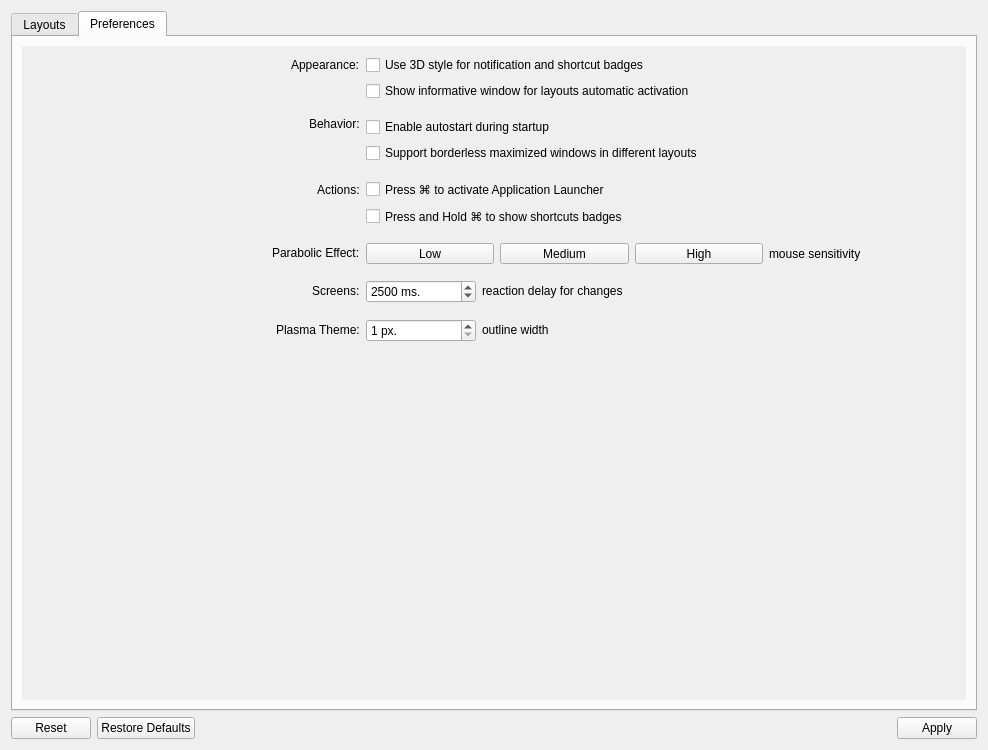
<?xml version="1.0" encoding="UTF-8"?>
<ui version="4.0">
 <class>SettingsDialog</class>
 <widget class="QDialog" name="SettingsDialog">
  <property name="geometry">
   <rect>
    <x>0</x>
    <y>0</y>
    <width>988</width>
    <height>750</height>
   </rect>
  </property>
  <property name="sizePolicy">
   <sizepolicy hsizetype="Preferred" vsizetype="Preferred">
    <horstretch>0</horstretch>
    <verstretch>0</verstretch>
   </sizepolicy>
  </property>
  <property name="minimumSize">
   <size>
    <width>500</width>
    <height>0</height>
   </size>
  </property>
  <property name="windowTitle">
   <string comment="latte settings window">Settings</string>
  </property>
  <layout class="QVBoxLayout" name="verticalLayout_2">
   <item>
    <widget class="QTabWidget" name="tabWidget">
     <property name="currentIndex">
      <number>1</number>
     </property>
     <widget class="QWidget" name="layoutsTab">
      <attribute name="title">
       <string>Layouts</string>
      </attribute>
      <layout class="QHBoxLayout" name="horizontalLayout">
       <item>
        <layout class="QVBoxLayout" name="verticalLayout_3">
         <item>
          <layout class="QHBoxLayout" name="horizontalLayout_3">
           <item>
            <spacer name="horizontalSpacer">
             <property name="orientation">
              <enum>Qt::Horizontal</enum>
             </property>
             <property name="sizeHint" stdset="0">
              <size>
               <width>40</width>
               <height>20</height>
              </size>
             </property>
            </spacer>
           </item>
           <item>
            <widget class="QToolButton" name="singleToolBtn">
             <property name="sizePolicy">
              <sizepolicy hsizetype="Fixed" vsizetype="Fixed">
               <horstretch>0</horstretch>
               <verstretch>0</verstretch>
              </sizepolicy>
             </property>
             <property name="toolTip">
              <string>Only one layout can be present in memory at all cases</string>
             </property>
             <property name="text">
              <string comment="single layout">Single Layout</string>
             </property>
             <property name="checkable">
              <bool>true</bool>
             </property>
            </widget>
           </item>
           <item>
            <widget class="QToolButton" name="multipleToolBtn">
             <property name="toolTip">
              <string>Multiple layouts can be present and active in memory at the same time</string>
             </property>
             <property name="text">
              <string comment="multiple layouts">Multiple Layouts</string>
             </property>
             <property name="checkable">
              <bool>true</bool>
             </property>
             <property name="checked">
              <bool>false</bool>
             </property>
            </widget>
           </item>
           <item>
            <spacer name="horizontalSpacer_2">
             <property name="orientation">
              <enum>Qt::Horizontal</enum>
             </property>
             <property name="sizeHint" stdset="0">
              <size>
               <width>40</width>
               <height>20</height>
              </size>
             </property>
            </spacer>
           </item>
          </layout>
         </item>
         <item>
          <layout class="QHBoxLayout" name="horizontalLayout_2">
           <item>
            <widget class="Latte::Settings::View::LayoutsTableView" name="layoutsView">
             <property name="sizeAdjustPolicy">
              <enum>QAbstractScrollArea::AdjustToContents</enum>
             </property>
             <property name="showDropIndicator" stdset="0">
              <bool>true</bool>
             </property>
             <property name="alternatingRowColors">
              <bool>true</bool>
             </property>
             <property name="selectionMode">
              <enum>QAbstractItemView::SingleSelection</enum>
             </property>
             <property name="selectionBehavior">
              <enum>QAbstractItemView::SelectRows</enum>
             </property>
             <property name="showGrid">
              <bool>false</bool>
             </property>
             <property name="sortingEnabled">
              <bool>true</bool>
             </property>
             <attribute name="horizontalHeaderVisible">
              <bool>false</bool>
             </attribute>
             <attribute name="horizontalHeaderCascadingSectionResizes">
              <bool>true</bool>
             </attribute>
             <attribute name="horizontalHeaderHighlightSections">
              <bool>false</bool>
             </attribute>
             <attribute name="horizontalHeaderShowSortIndicator" stdset="0">
              <bool>true</bool>
             </attribute>
             <attribute name="verticalHeaderVisible">
              <bool>false</bool>
             </attribute>
             <attribute name="verticalHeaderHighlightSections">
              <bool>false</bool>
             </attribute>
            </widget>
           </item>
           <item>
            <widget class="QWidget" name="widget" native="true">
             <layout class="QVBoxLayout" name="verticalLayout">
              <item>
               <widget class="QPushButton" name="switchButton">
                <property name="text">
                 <string notr="true">Switch</string>
                </property>
                <property name="icon">
                 <iconset theme="user-identity">
                  <normaloff>.</normaloff>.</iconset>
                </property>
                <property name="autoDefault">
                 <bool>false</bool>
                </property>
               </widget>
              </item>
              <item>
               <widget class="QPushButton" name="pauseButton">
                <property name="text">
                 <string notr="true">Pause</string>
                </property>
                <property name="icon">
                 <iconset theme="media-playback-pause">
                  <normaloff>.</normaloff>.</iconset>
                </property>
               </widget>
              </item>
              <item>
               <spacer name="verticalSpacer_5">
                <property name="orientation">
                 <enum>Qt::Vertical</enum>
                </property>
                <property name="sizeType">
                 <enum>QSizePolicy::Preferred</enum>
                </property>
                <property name="sizeHint" stdset="0">
                 <size>
                  <width>20</width>
                  <height>15</height>
                 </size>
                </property>
               </spacer>
              </item>
              <item>
               <widget class="Line" name="line_2">
                <property name="minimumSize">
                 <size>
                  <width>0</width>
                  <height>0</height>
                 </size>
                </property>
                <property name="orientation">
                 <enum>Qt::Horizontal</enum>
                </property>
               </widget>
              </item>
              <item>
               <spacer name="verticalSpacer_4">
                <property name="orientation">
                 <enum>Qt::Vertical</enum>
                </property>
                <property name="sizeType">
                 <enum>QSizePolicy::Preferred</enum>
                </property>
                <property name="sizeHint" stdset="0">
                 <size>
                  <width>20</width>
                  <height>15</height>
                 </size>
                </property>
               </spacer>
              </item>
              <item>
               <widget class="QPushButton" name="newButton">
                <property name="text">
                 <string notr="true">New</string>
                </property>
                <property name="icon">
                 <iconset theme="add">
                  <normaloff>.</normaloff>.</iconset>
                </property>
               </widget>
              </item>
              <item>
               <widget class="QPushButton" name="copyButton">
                <property name="text">
                 <string notr="true">Copy</string>
                </property>
                <property name="icon">
                 <iconset theme="edit-copy">
                  <normaloff>.</normaloff>.</iconset>
                </property>
                <property name="flat">
                 <bool>false</bool>
                </property>
               </widget>
              </item>
              <item>
               <widget class="QPushButton" name="removeButton">
                <property name="text">
                 <string notr="true">Remove</string>
                </property>
                <property name="icon">
                 <iconset theme="delete">
                  <normaloff>.</normaloff>.</iconset>
                </property>
               </widget>
              </item>
              <item>
               <spacer name="verticalSpacer_10">
                <property name="orientation">
                 <enum>Qt::Vertical</enum>
                </property>
                <property name="sizeType">
                 <enum>QSizePolicy::Fixed</enum>
                </property>
                <property name="sizeHint" stdset="0">
                 <size>
                  <width>1</width>
                  <height>10</height>
                 </size>
                </property>
               </spacer>
              </item>
              <item>
               <widget class="QPushButton" name="lockedButton">
                <property name="text">
                 <string notr="true">Locked</string>
                </property>
                <property name="icon">
                 <iconset theme="object-locked">
                  <normaloff>.</normaloff>.</iconset>
                </property>
                <property name="checkable">
                 <bool>true</bool>
                </property>
               </widget>
              </item>
              <item>
               <widget class="QPushButton" name="sharedButton">
                <property name="text">
                 <string notr="true">Shared</string>
                </property>
                <property name="icon">
                 <iconset theme="document-share">
                  <normaloff>.</normaloff>.</iconset>
                </property>
                <property name="checkable">
                 <bool>true</bool>
                </property>
               </widget>
              </item>
              <item>
               <spacer name="verticalSpacer_12">
                <property name="orientation">
                 <enum>Qt::Vertical</enum>
                </property>
                <property name="sizeType">
                 <enum>QSizePolicy::Fixed</enum>
                </property>
                <property name="sizeHint" stdset="0">
                 <size>
                  <width>1</width>
                  <height>10</height>
                 </size>
                </property>
               </spacer>
              </item>
              <item>
               <spacer name="verticalSpacer_13">
                <property name="orientation">
                 <enum>Qt::Vertical</enum>
                </property>
                <property name="sizeType">
                 <enum>QSizePolicy::Expanding</enum>
                </property>
                <property name="sizeHint" stdset="0">
                 <size>
                  <width>20</width>
                  <height>15</height>
                 </size>
                </property>
               </spacer>
              </item>
              <item>
               <widget class="QPushButton" name="detailsButton">
                <property name="text">
                 <string>Details...</string>
                </property>
                <property name="icon">
                 <iconset theme="view-list-details">
                  <normaloff>.</normaloff>.</iconset>
                </property>
               </widget>
              </item>
              <item>
               <spacer name="verticalSpacer_2">
                <property name="orientation">
                 <enum>Qt::Vertical</enum>
                </property>
                <property name="sizeType">
                 <enum>QSizePolicy::Preferred</enum>
                </property>
                <property name="sizeHint" stdset="0">
                 <size>
                  <width>20</width>
                  <height>15</height>
                 </size>
                </property>
               </spacer>
              </item>
              <item>
               <widget class="Line" name="line">
                <property name="sizePolicy">
                 <sizepolicy hsizetype="Minimum" vsizetype="Fixed">
                  <horstretch>0</horstretch>
                  <verstretch>0</verstretch>
                 </sizepolicy>
                </property>
                <property name="sizeIncrement">
                 <size>
                  <width>0</width>
                  <height>0</height>
                 </size>
                </property>
                <property name="baseSize">
                 <size>
                  <width>0</width>
                  <height>0</height>
                 </size>
                </property>
                <property name="lineWidth">
                 <number>1</number>
                </property>
                <property name="orientation">
                 <enum>Qt::Horizontal</enum>
                </property>
               </widget>
              </item>
              <item>
               <spacer name="verticalSpacer_3">
                <property name="orientation">
                 <enum>Qt::Vertical</enum>
                </property>
                <property name="sizeType">
                 <enum>QSizePolicy::Preferred</enum>
                </property>
                <property name="sizeHint" stdset="0">
                 <size>
                  <width>20</width>
                  <height>15</height>
                 </size>
                </property>
               </spacer>
              </item>
              <item>
               <widget class="QPushButton" name="importButton">
                <property name="text">
                 <string notr="true">Import...</string>
                </property>
                <property name="icon">
                 <iconset theme="document-import">
                  <normaloff>.</normaloff>.</iconset>
                </property>
                <property name="default">
                 <bool>false</bool>
                </property>
               </widget>
              </item>
              <item>
               <widget class="QPushButton" name="exportButton">
                <property name="text">
                 <string notr="true">Export...</string>
                </property>
                <property name="icon">
                 <iconset theme="document-export">
                  <normaloff>.</normaloff>.</iconset>
                </property>
                <property name="shortcut">
                 <string>Ctrl+S</string>
                </property>
                <property name="default">
                 <bool>false</bool>
                </property>
               </widget>
              </item>
              <item>
               <widget class="QPushButton" name="downloadButton">
                <property name="text">
                 <string notr="true">Download...</string>
                </property>
                <property name="icon">
                 <iconset theme="get-hot-new-stuff">
                  <normaloff>.</normaloff>.</iconset>
                </property>
               </widget>
              </item>
              <item>
               <spacer name="verticalSpacer">
                <property name="orientation">
                 <enum>Qt::Vertical</enum>
                </property>
                <property name="sizeType">
                 <enum>QSizePolicy::Preferred</enum>
                </property>
                <property name="sizeHint" stdset="0">
                 <size>
                  <width>20</width>
                  <height>20</height>
                 </size>
                </property>
               </spacer>
              </item>
             </layout>
            </widget>
           </item>
          </layout>
         </item>
        </layout>
       </item>
      </layout>
     </widget>
     <widget class="QWidget" name="preferencesTab">
      <property name="sizePolicy">
       <sizepolicy hsizetype="Expanding" vsizetype="Expanding">
        <horstretch>0</horstretch>
        <verstretch>0</verstretch>
       </sizepolicy>
      </property>
      <attribute name="title">
       <string>Preferences</string>
      </attribute>
      <layout class="QHBoxLayout" name="horizontalLayout_4">
       <property name="rightMargin">
        <number>9</number>
       </property>
       <item>
        <widget class="QScrollArea" name="preferencesScrollArea">
         <property name="sizePolicy">
          <sizepolicy hsizetype="Minimum" vsizetype="Expanding">
           <horstretch>0</horstretch>
           <verstretch>0</verstretch>
          </sizepolicy>
         </property>
         <property name="frameShape">
          <enum>QFrame::NoFrame</enum>
         </property>
         <property name="widgetResizable">
          <bool>true</bool>
         </property>
         <widget class="QWidget" name="preferencesScrollAreaWidgetContents">
          <property name="geometry">
           <rect>
            <x>0</x>
            <y>0</y>
            <width>953</width>
            <height>375</height>
           </rect>
          </property>
          <property name="sizePolicy">
           <sizepolicy hsizetype="Minimum" vsizetype="Fixed">
            <horstretch>0</horstretch>
            <verstretch>0</verstretch>
           </sizepolicy>
          </property>
          <layout class="QVBoxLayout" name="verticalLayout_4">
           <item>
            <layout class="QGridLayout" name="preferencesGridLayout" columnstretch="5,9">
             <item row="11" column="1">
              <layout class="QHBoxLayout" name="mouseSensitivityRowLayout">
               <item>
                <widget class="QToolButton" name="lowSensitivityBtn">
                 <property name="sizePolicy">
                  <sizepolicy hsizetype="Preferred" vsizetype="Fixed">
                   <horstretch>0</horstretch>
                   <verstretch>0</verstretch>
                  </sizepolicy>
                 </property>
                 <property name="maximumSize">
                  <size>
                   <width>150</width>
                   <height>16777215</height>
                  </size>
                 </property>
                 <property name="toolTip">
                  <string>Low sensitivity for parabolic effect (low cpu usage and performance)</string>
                 </property>
                 <property name="text">
                  <string comment="low sensitivity">Low</string>
                 </property>
                 <property name="checkable">
                  <bool>true</bool>
                 </property>
                </widget>
               </item>
               <item>
                <widget class="QToolButton" name="mediumSensitivityBtn">
                 <property name="sizePolicy">
                  <sizepolicy hsizetype="Preferred" vsizetype="Fixed">
                   <horstretch>0</horstretch>
                   <verstretch>0</verstretch>
                  </sizepolicy>
                 </property>
                 <property name="maximumSize">
                  <size>
                   <width>150</width>
                   <height>16777215</height>
                  </size>
                 </property>
                 <property name="toolTip">
                  <string>Medium sensitivity for parabolic effect (normal cpu usage and performance)</string>
                 </property>
                 <property name="text">
                  <string comment="medium sensitivity">Medium</string>
                 </property>
                 <property name="checkable">
                  <bool>true</bool>
                 </property>
                </widget>
               </item>
               <item>
                <widget class="QToolButton" name="highSensitivityBtn">
                 <property name="sizePolicy">
                  <sizepolicy hsizetype="Preferred" vsizetype="Fixed">
                   <horstretch>0</horstretch>
                   <verstretch>0</verstretch>
                  </sizepolicy>
                 </property>
                 <property name="maximumSize">
                  <size>
                   <width>150</width>
                   <height>16777215</height>
                  </size>
                 </property>
                 <property name="toolTip">
                  <string>High sensitivity for parabolic effect (high cpu usage and performance)</string>
                 </property>
                 <property name="text">
                  <string comment="high sensitivity">High</string>
                 </property>
                 <property name="checkable">
                  <bool>true</bool>
                 </property>
                </widget>
               </item>
               <item>
                <widget class="QLabel" name="mouseSensitivityLbl">
                 <property name="text">
                  <string>mouse sensitivity</string>
                 </property>
                </widget>
               </item>
               <item>
                <spacer name="horizontalSpacer_3">
                 <property name="orientation">
                  <enum>Qt::Horizontal</enum>
                 </property>
                 <property name="sizeType">
                  <enum>QSizePolicy::Fixed</enum>
                 </property>
                 <property name="sizeHint" stdset="0">
                  <size>
                   <width>60</width>
                   <height>20</height>
                  </size>
                 </property>
                </spacer>
               </item>
              </layout>
             </item>
             <item row="9" column="1">
              <widget class="QCheckBox" name="metaPressHoldChkBox">
               <property name="toolTip">
                <string>Press and hold ⌘ to show shortcuts badges for applets and tasks</string>
               </property>
               <property name="text">
                <string>Press and Hold ⌘ to show shortcuts badges</string>
               </property>
              </widget>
             </item>
             <item row="4" column="0">
              <layout class="QHBoxLayout" name="behaviorHeaderRowLayout">
               <item>
                <spacer name="horizontalSpacer_5">
                 <property name="orientation">
                  <enum>Qt::Horizontal</enum>
                 </property>
                 <property name="sizeHint" stdset="0">
                  <size>
                   <width>40</width>
                   <height>20</height>
                  </size>
                 </property>
                </spacer>
               </item>
               <item>
                <widget class="QLabel" name="behaviorLbl">
                 <property name="sizePolicy">
                  <sizepolicy hsizetype="Preferred" vsizetype="Preferred">
                   <horstretch>0</horstretch>
                   <verstretch>0</verstretch>
                  </sizepolicy>
                 </property>
                 <property name="text">
                  <string>Behavior:</string>
                 </property>
                 <property name="alignment">
                  <set>Qt::AlignLeading|Qt::AlignLeft|Qt::AlignTop</set>
                 </property>
                </widget>
               </item>
              </layout>
             </item>
             <item row="7" column="1">
              <spacer name="verticalSpacer_7">
               <property name="orientation">
                <enum>Qt::Vertical</enum>
               </property>
               <property name="sizeType">
                <enum>QSizePolicy::Fixed</enum>
               </property>
               <property name="sizeHint" stdset="0">
                <size>
                 <width>20</width>
                 <height>10</height>
                </size>
               </property>
              </spacer>
             </item>
             <item row="11" column="0">
              <layout class="QHBoxLayout" name="parabolicHeaderRowLayout">
               <item>
                <spacer name="horizontalSpacer_7">
                 <property name="orientation">
                  <enum>Qt::Horizontal</enum>
                 </property>
                 <property name="sizeHint" stdset="0">
                  <size>
                   <width>40</width>
                   <height>20</height>
                  </size>
                 </property>
                </spacer>
               </item>
               <item>
                <widget class="QLabel" name="parabolicEffectLbl">
                 <property name="sizePolicy">
                  <sizepolicy hsizetype="Minimum" vsizetype="Fixed">
                   <horstretch>0</horstretch>
                   <verstretch>0</verstretch>
                  </sizepolicy>
                 </property>
                 <property name="text">
                  <string>Parabolic Effect:</string>
                 </property>
                 <property name="alignment">
                  <set>Qt::AlignLeading|Qt::AlignLeft|Qt::AlignVCenter</set>
                 </property>
                </widget>
               </item>
              </layout>
             </item>
             <item row="15" column="1">
              <layout class="QHBoxLayout" name="plasmaThemeRowLayout">
               <item>
                <widget class="QSpinBox" name="outlineSpinBox">
                 <property name="sizePolicy">
                  <sizepolicy hsizetype="MinimumExpanding" vsizetype="Fixed">
                   <horstretch>0</horstretch>
                   <verstretch>0</verstretch>
                  </sizepolicy>
                 </property>
                 <property name="minimumSize">
                  <size>
                   <width>70</width>
                   <height>0</height>
                  </size>
                 </property>
                 <property name="maximumSize">
                  <size>
                   <width>110</width>
                   <height>16777215</height>
                  </size>
                 </property>
                 <property name="toolTip">
                  <string>Outline width used from background to draw its borders</string>
                 </property>
                 <property name="suffix">
                  <string> px.</string>
                 </property>
                 <property name="minimum">
                  <number>1</number>
                 </property>
                 <property name="maximum">
                  <number>20</number>
                 </property>
                </widget>
               </item>
               <item>
                <widget class="QLabel" name="outlineLbl">
                 <property name="enabled">
                  <bool>true</bool>
                 </property>
                 <property name="sizePolicy">
                  <sizepolicy hsizetype="Minimum" vsizetype="Fixed">
                   <horstretch>0</horstretch>
                   <verstretch>0</verstretch>
                  </sizepolicy>
                 </property>
                 <property name="toolTip">
                  <string>Outline width used from background to draw its borders</string>
                 </property>
                 <property name="text">
                  <string>outline width </string>
                 </property>
                </widget>
               </item>
               <item>
                <spacer name="horizontalSpacer_16">
                 <property name="orientation">
                  <enum>Qt::Horizontal</enum>
                 </property>
                 <property name="sizeType">
                  <enum>QSizePolicy::Expanding</enum>
                 </property>
                 <property name="sizeHint" stdset="0">
                  <size>
                   <width>20</width>
                   <height>20</height>
                  </size>
                 </property>
                </spacer>
               </item>
              </layout>
             </item>
             <item row="14" column="1">
              <spacer name="verticalSpacer_11">
               <property name="orientation">
                <enum>Qt::Vertical</enum>
               </property>
               <property name="sizeType">
                <enum>QSizePolicy::Fixed</enum>
               </property>
               <property name="sizeHint" stdset="0">
                <size>
                 <width>20</width>
                 <height>10</height>
                </size>
               </property>
              </spacer>
             </item>
             <item row="4" column="1">
              <widget class="QCheckBox" name="autostartChkBox">
               <property name="toolTip">
                <string>Start the application automatically after each relogin</string>
               </property>
               <property name="text">
                <string>Enable autostart during startup</string>
               </property>
              </widget>
             </item>
             <item row="8" column="0">
              <layout class="QHBoxLayout" name="actionsHeaderRowLayout">
               <item>
                <spacer name="horizontalSpacer_6">
                 <property name="orientation">
                  <enum>Qt::Horizontal</enum>
                 </property>
                 <property name="sizeHint" stdset="0">
                  <size>
                   <width>40</width>
                   <height>20</height>
                  </size>
                 </property>
                </spacer>
               </item>
               <item>
                <widget class="QLabel" name="actionsLbl">
                 <property name="text">
                  <string>Actions:</string>
                 </property>
                 <property name="alignment">
                  <set>Qt::AlignLeading|Qt::AlignLeft|Qt::AlignVCenter</set>
                 </property>
                </widget>
               </item>
              </layout>
             </item>
             <item row="3" column="1">
              <spacer name="verticalSpacer_6">
               <property name="orientation">
                <enum>Qt::Vertical</enum>
               </property>
               <property name="sizeType">
                <enum>QSizePolicy::Fixed</enum>
               </property>
               <property name="sizeHint" stdset="0">
                <size>
                 <width>20</width>
                 <height>10</height>
                </size>
               </property>
              </spacer>
             </item>
             <item row="13" column="0">
              <layout class="QHBoxLayout" name="screensHeaderRowLayout">
               <item>
                <spacer name="horizontalSpacer_8">
                 <property name="orientation">
                  <enum>Qt::Horizontal</enum>
                 </property>
                 <property name="sizeHint" stdset="0">
                  <size>
                   <width>40</width>
                   <height>20</height>
                  </size>
                 </property>
                </spacer>
               </item>
               <item>
                <widget class="QLabel" name="screensLbl">
                 <property name="sizePolicy">
                  <sizepolicy hsizetype="Minimum" vsizetype="Fixed">
                   <horstretch>0</horstretch>
                   <verstretch>0</verstretch>
                  </sizepolicy>
                 </property>
                 <property name="text">
                  <string>Screens:</string>
                 </property>
                 <property name="alignment">
                  <set>Qt::AlignLeading|Qt::AlignLeft|Qt::AlignVCenter</set>
                 </property>
                </widget>
               </item>
              </layout>
             </item>
             <item row="2" column="1">
              <widget class="QCheckBox" name="infoWindowChkBox">
               <property name="toolTip">
                <string>Provide visual feedback when layouts are activated automatically</string>
               </property>
               <property name="text">
                <string>Show informative window for layouts automatic activation</string>
               </property>
              </widget>
             </item>
             <item row="15" column="0">
              <layout class="QHBoxLayout" name="plasmaThemeHeaderRowLayout">
               <item>
                <spacer name="horizontalSpacer_10">
                 <property name="orientation">
                  <enum>Qt::Horizontal</enum>
                 </property>
                 <property name="sizeHint" stdset="0">
                  <size>
                   <width>40</width>
                   <height>20</height>
                  </size>
                 </property>
                </spacer>
               </item>
               <item>
                <widget class="QLabel" name="plasmaLbl">
                 <property name="sizePolicy">
                  <sizepolicy hsizetype="Minimum" vsizetype="Fixed">
                   <horstretch>0</horstretch>
                   <verstretch>0</verstretch>
                  </sizepolicy>
                 </property>
                 <property name="text">
                  <string>Plasma Theme:</string>
                 </property>
                 <property name="alignment">
                  <set>Qt::AlignLeading|Qt::AlignLeft|Qt::AlignVCenter</set>
                 </property>
                </widget>
               </item>
              </layout>
             </item>
             <item row="0" column="1">
              <widget class="QCheckBox" name="badges3DStyleChkBox">
               <property name="text">
                <string>Use 3D style for notification and shortcut badges</string>
               </property>
              </widget>
             </item>
             <item row="13" column="1">
              <layout class="QHBoxLayout" name="screenDelayRowLayout">
               <item>
                <widget class="QSpinBox" name="screenTrackerSpinBox">
                 <property name="sizePolicy">
                  <sizepolicy hsizetype="MinimumExpanding" vsizetype="Fixed">
                   <horstretch>0</horstretch>
                   <verstretch>0</verstretch>
                  </sizepolicy>
                 </property>
                 <property name="minimumSize">
                  <size>
                   <width>70</width>
                   <height>0</height>
                  </size>
                 </property>
                 <property name="maximumSize">
                  <size>
                   <width>110</width>
                   <height>16777215</height>
                  </size>
                 </property>
                 <property name="toolTip">
                  <string>Different hardware can have different delays during screen changes.
This tracker is used in order to not lose any screen related update.</string>
                 </property>
                 <property name="alignment">
                  <set>Qt::AlignLeading|Qt::AlignLeft|Qt::AlignVCenter</set>
                 </property>
                 <property name="specialValueText">
                  <string/>
                 </property>
                 <property name="suffix">
                  <string> ms.</string>
                 </property>
                 <property name="minimum">
                  <number>1000</number>
                 </property>
                 <property name="maximum">
                  <number>10000</number>
                 </property>
                 <property name="singleStep">
                  <number>100</number>
                 </property>
                 <property name="value">
                  <number>2500</number>
                 </property>
                </widget>
               </item>
               <item>
                <widget class="QLabel" name="trackScreensDelayLbl">
                 <property name="sizePolicy">
                  <sizepolicy hsizetype="Minimum" vsizetype="Fixed">
                   <horstretch>0</horstretch>
                   <verstretch>0</verstretch>
                  </sizepolicy>
                 </property>
                 <property name="toolTip">
                  <string>Different hardware can have different delays during screen changes.
This tracker is used in order to not lose any screen related update.</string>
                 </property>
                 <property name="text">
                  <string>reaction delay for changes</string>
                 </property>
                </widget>
               </item>
               <item>
                <spacer name="horizontalSpacer_9">
                 <property name="orientation">
                  <enum>Qt::Horizontal</enum>
                 </property>
                 <property name="sizeType">
                  <enum>QSizePolicy::Expanding</enum>
                 </property>
                 <property name="sizeHint" stdset="0">
                  <size>
                   <width>20</width>
                   <height>20</height>
                  </size>
                 </property>
                </spacer>
               </item>
              </layout>
             </item>
             <item row="5" column="1">
              <widget class="QCheckBox" name="noBordersForMaximizedChkBox">
               <property name="toolTip">
                <string>Activate support for borderless maximized windows between different layouts</string>
               </property>
               <property name="text">
                <string>Support borderless maximized windows in different layouts</string>
               </property>
              </widget>
             </item>
             <item row="12" column="1">
              <spacer name="verticalSpacer_9">
               <property name="orientation">
                <enum>Qt::Vertical</enum>
               </property>
               <property name="sizeType">
                <enum>QSizePolicy::Fixed</enum>
               </property>
               <property name="sizeHint" stdset="0">
                <size>
                 <width>20</width>
                 <height>10</height>
                </size>
               </property>
              </spacer>
             </item>
             <item row="10" column="1">
              <spacer name="verticalSpacer_8">
               <property name="orientation">
                <enum>Qt::Vertical</enum>
               </property>
               <property name="sizeType">
                <enum>QSizePolicy::Fixed</enum>
               </property>
               <property name="sizeHint" stdset="0">
                <size>
                 <width>20</width>
                 <height>10</height>
                </size>
               </property>
              </spacer>
             </item>
             <item row="0" column="0">
              <layout class="QHBoxLayout" name="apperanceHeaderRowLayout">
               <item>
                <spacer name="horizontalSpacer_4">
                 <property name="orientation">
                  <enum>Qt::Horizontal</enum>
                 </property>
                 <property name="sizeHint" stdset="0">
                  <size>
                   <width>40</width>
                   <height>20</height>
                  </size>
                 </property>
                </spacer>
               </item>
               <item>
                <widget class="QLabel" name="appearanceLbl">
                 <property name="text">
                  <string>Appearance:</string>
                 </property>
                 <property name="alignment">
                  <set>Qt::AlignLeading|Qt::AlignLeft|Qt::AlignVCenter</set>
                 </property>
                </widget>
               </item>
              </layout>
             </item>
             <item row="8" column="1">
              <widget class="QCheckBox" name="metaPressChkBox">
               <property name="toolTip">
                <string>Forward ⌘ press from KWin to Latte in order to activate Application Launcher. It is suggested to disable that option if you remove Latte.</string>
               </property>
               <property name="text">
                <string>Press ⌘ to activate Application Launcher</string>
               </property>
              </widget>
             </item>
            </layout>
           </item>
          </layout>
         </widget>
        </widget>
       </item>
      </layout>
     </widget>
    </widget>
   </item>
   <item>
    <widget class="QDialogButtonBox" name="buttonBox">
     <property name="orientation">
      <enum>Qt::Horizontal</enum>
     </property>
     <property name="standardButtons">
      <set>QDialogButtonBox::Apply|QDialogButtonBox::Reset|QDialogButtonBox::RestoreDefaults</set>
     </property>
    </widget>
   </item>
  </layout>
 </widget>
 <customwidgets>
  <customwidget>
   <class>Latte::Settings::View::LayoutsTableView</class>
   <extends>QTableView</extends>
   <header>settings/views/layoutstableview.h</header>
  </customwidget>
 </customwidgets>
 <resources/>
 <connections>
  <connection>
   <sender>buttonBox</sender>
   <signal>accepted()</signal>
   <receiver>SettingsDialog</receiver>
   <slot>accept()</slot>
   <hints>
    <hint type="sourcelabel">
     <x>254</x>
     <y>341</y>
    </hint>
    <hint type="destinationlabel">
     <x>157</x>
     <y>274</y>
    </hint>
   </hints>
  </connection>
  <connection>
   <sender>buttonBox</sender>
   <signal>rejected()</signal>
   <receiver>SettingsDialog</receiver>
   <slot>reject()</slot>
   <hints>
    <hint type="sourcelabel">
     <x>322</x>
     <y>341</y>
    </hint>
    <hint type="destinationlabel">
     <x>286</x>
     <y>274</y>
    </hint>
   </hints>
  </connection>
 </connections>
</ui>
